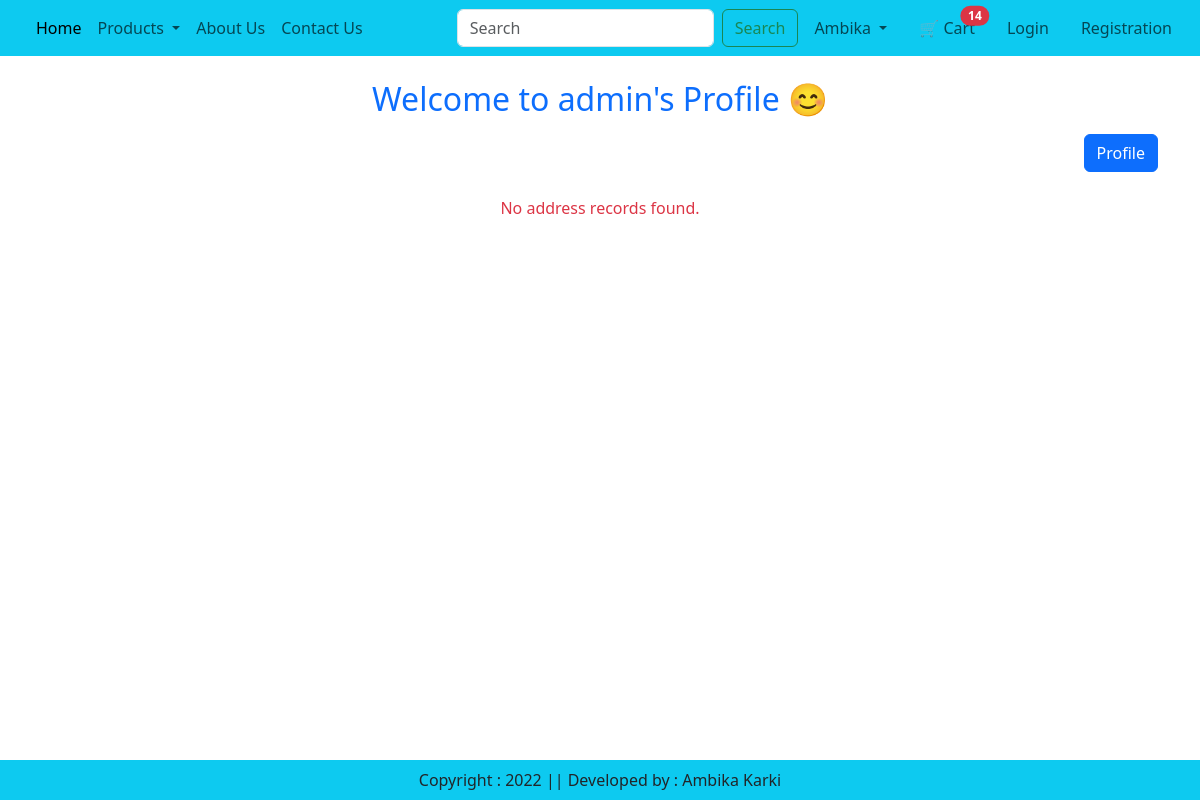
The app's page /detail (signed in), older data.
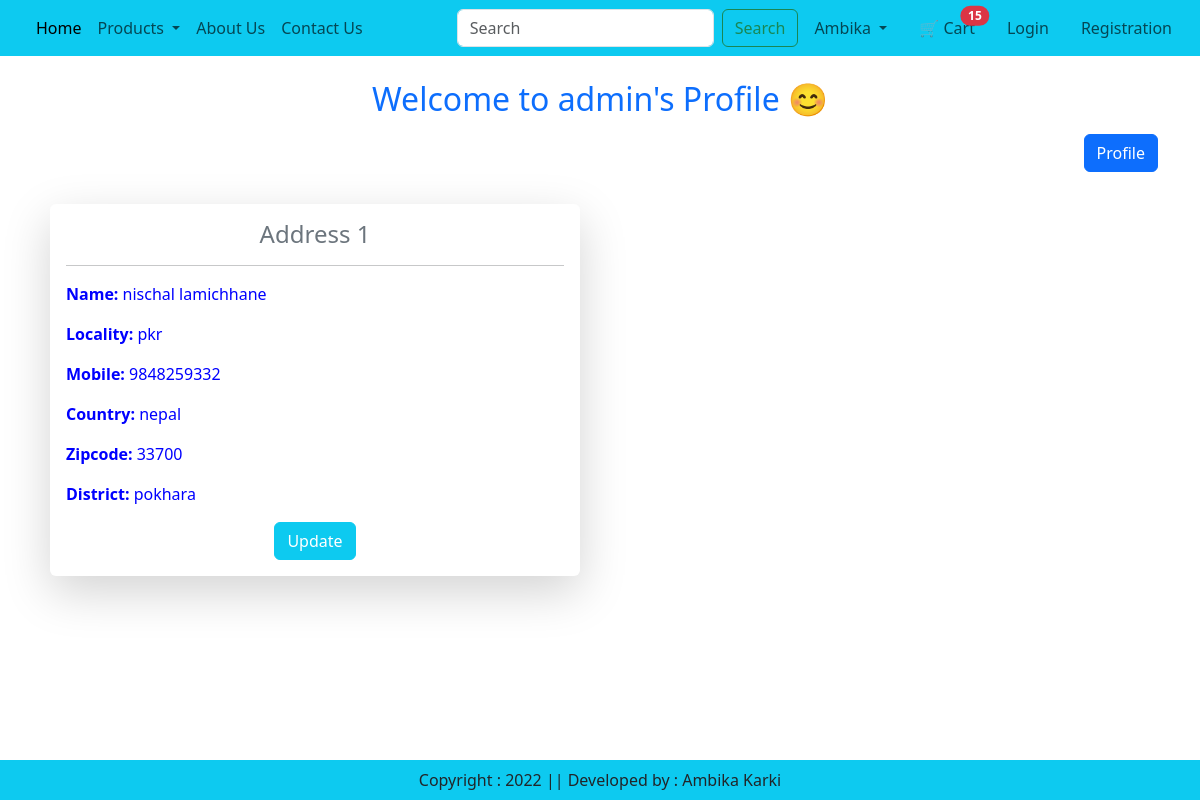
The same page, newer data.
### app/models.py (models this page shows, shortened)
class Customer(models.Model):
    user=models.ForeignKey(User,on_delete=models.CASCADE)
    name=models.CharField(max_length=200)
    locality=models.CharField(max_length=200)
    country=models.CharField(max_length=50)
    mobile=models.IntegerField(default=0)
    zipcode=models.IntegerField()
    district=models.CharField(choices=STATE_CHOICES,max_length=100)

### app/views.py (the view)
# urls.py: path('detail',views.detail,name='detail'),             #address
@login_required
def detail(request):
    form=Customer.objects.filter(user=request.user)
    car_count=0
    a=Carts.objects.filter(user=request.user)
    car_count=a.count()
    return render(request,'app/mydetail.html',locals())

### app/templates/app/mydetail.html
{% extends 'app/index.html' %}
{% load static %}
{% block main-content %}
<div class="container mt-4">
    <h2 class="text-center text-primary">Welcome to {{ request.user }}'s Profile 😊</h2>
    <div class="d-flex justify-content-end mt-3">
        <a href="{% url 'profile' %}" class="btn btn-primary">Profile</a>
    </div>
    <div class="row mt-4">
        {% for im in form %}
        <div class="col-md-6">
            <div class="card shadow-lg border-0 m-2">
                <div class="card-body">
                    <h4 class="text-center text-secondary">Address {{ forloop.counter }}</h4>
                    <hr>
                    <p><strong>Name:</strong> {{ im.name }}</p>
                    <p><strong>Locality:</strong> {{ im.locality }}</p>
                    <p><strong>Mobile:</strong> {{ im.mobile }}</p>
                    <p><strong>Country:</strong> {{ im.country }}</p>
                    <p><strong>Zipcode:</strong> {{ im.zipcode }}</p>
                    <p><strong>District:</strong> {{ im.district }}</p>
                    <div class="text-center mt-3">
                        <a href="{% url 'update' pk=im.id %}" class="btn btn-info text-white">Update</a>
                    </div>
                </div>
            </div>
        </div>
        {% empty %}
        <p class="text-center text-danger">No address records found.</p>
        {% endfor %}
    </div>
</div>
{% endblock main-content %}

### app/templates/app/index.html (shortened to what this page needs)
<!DOCTYPE html>
{% load static %}
<html lang="en">
<head>
    <link href="https://cdn.jsdelivr.net/npm/bootstrap@5.3.3/dist/css/bootstrap.min.css" rel="stylesheet">
<link rel="stylesheet" href="https://cdnjs.cloudflare.com/ajax/libs/font-awesome/6.7.2/css/all.min.css" />
<link rel="stylesheet" href="https://cdnjs.cloudflare.com/ajax/libs/font-awesome/6.7.2/css/v4-font-face.min.css" />
<link rel="stylesheet" href="/static/app/css/style.css" />
</head>
<body>
  <nav class="navbar navbar-expand-lg bg-info">
    <div class="container-fluid">
      <div class="collapse navbar-collapse" id="navbarSupportedContent">
        <ul class="navbar-nav me-auto mb-2 mb-lg-0">
          <li class="nav-item">
            <a class="nav-link active" aria-current="page" href="/">Home</a>
          </li>
          <li class="nav-item dropdown">
            <a class="nav-link dropdown-toggle" href="#" role="button" data-bs-toggle="dropdown" aria-expanded="false">
              Products
            </a>
          </li>
          <li class="nav-item">
            <a class="nav-link text-blue" href="{% url 'about' %}">About Us</a>
          </li>
          <li class="nav-item">
            <a class="nav-link text-blue" href="{% url 'contact' %}">Contact Us</a>
          </li>
        </ul>
        <form class="d-flex" role="search" action="/search" method="GET">
          <input class="form-control me-2" value="{{query}}" type="search" placeholder="Search" name="search" aria-label="Search">
          <button class="btn btn-outline-success" type="submit">Search</button>
        </form>
      </div>
      <ul class="navbar-nav me-auto mb-2 mb-lg-0">
        <li class="nav-item dropdown mx-2 ">
        <a class="nav-link dropdown-toggle" href="#" role="button" data-bs-toggle="dropdown" aria-expanded="false">
          Ambika
        </a>
        </li>
        <li class="nav-item mx-2">
          <a href="#" class="nav-link"> 🛒 Cart
            <span class="badge bg-danger position-absolute top-2 start-90 translate-middle rounded-pill"> {{car_count}} </span>
          </a>
        </li>
        <li class="nav-item mx-2">
          <a href="{% url 'login_views' %}" class="nav-link">Login </a>
        </li>
        <li class="nav-item mx-2">
          <a href="{% url 'registration' %}" class="nav-link">Registration</a>
        </li>
      </ul>
    </div>
  </nav>
{% block main-content %}{% endblock main-content %}
<footer class="container-fluid bg-info text-center p-2 mt-5 fixed-bottom">
    Copyright : 2022  || Developed by : Ambika Karki
</footer>
</body>
</html>

### app/static/app/css/style.css (style rules this page uses)
p { color:blue; }

Row changes from the older to the newer data that the page shows:
added Customer: name "nischal lamichhane", locality "pkr", mobile "9848259332", country "nepal", zipcode "33700", district "pokhara"
Text that changed along with them:
{{ car_count }}: "14" → "15"
text no longer shown: "No address records found."
